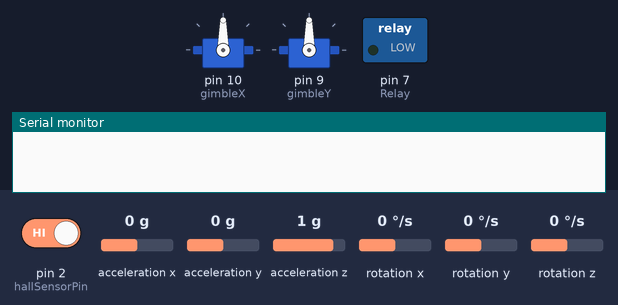
The sketch below on a simulated Arduino Uno, built with avr-gcc and run on an emulated ATmega328P. On the bench: 2 × servo, switched loads named in the sketch (green lamp = pin HIGH), the last lines printed to the serial monitor. Wiring (inferred from the names in the program): MPU-6050 motion sensor at I2C address 0x68. The inputs (shaded band) are chosen by the test bench; at power-on: rotation x 0 °/s, acceleration x 0 g, pin 2 (hallSensorPin) HIGH, acceleration y 0 g, acceleration z 1 g, rotation y 0 °/s, rotation z 0 °/s.

Above: at 1.6 s.
1.7 s: rotation x set to 8 °/s
At 4.49 s:
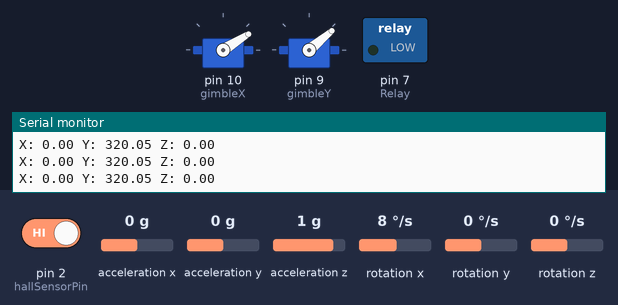
4.7 s: acceleration x set to -1.4 g
At 5.35 s:
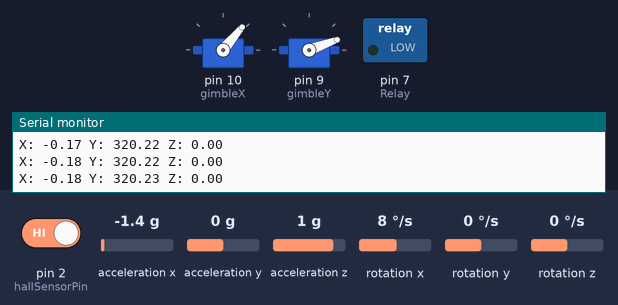
7.7 s: acceleration x set to 0 g
At 11.0 s:
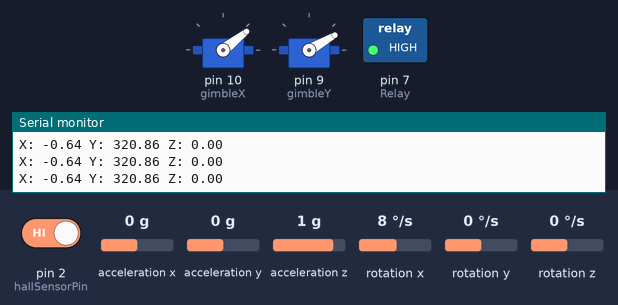
Timing chart, 0 to 31.5 s (numbered marks = the images above; inputs shaded):
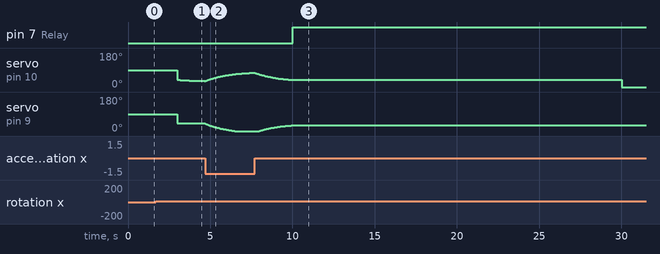

The sketch:

Stage_Detection_and_Gimble_copy.ino
```cpp
/* http://www.youtube.com/c/electronoobs/eng_arduino_tut76.php *
 * This is an example where we configure te data of the MPU6050
 * and read the Acceleration data and detect movement
 * Arduino pin    |   MPU6050
 * 5V             |   Vcc
 * GND            |   GND
 * A4             |   SDA
 * A5             |   SCL
 */
#include <Wire.h>
#include <Servo.h>
#include <SD.h>
#include <SPI.h>

Servo gimbleX;
Servo gimbleY;

///////////////////////////////////////////////////////////////////////////////////////////////////////////////////////////
float t = 0;
float oldt = 0;
float xt = 0;//target x
float yt = 0;//target y
float kp = 1; // THIS IS THE GAIN THAT WE TWEAK FOR THE PID
float ki = 0;
float kd = 1000;
float dt = 0;
float xp = 0;
float xi = 0;
float xd = 0;
float yp = 0;
float yi = 0;
float yd = 0;
float xp_old = 0;
float xi_old = 0;
float xd_old = 0;
float yp_old = 0;
float yi_old = 0;
float yd_old = 0;
float new_output_x = 40;
float new_output_y = 40;
float old_output_x = 40;
float old_output_y = 40;

int hallSensorPin = 2;
int magnetState = 0;
int Relay = 7;
boolean legState = false;
///////////////////////////////////////////////////////////////////////////////////////////////////////////////////////////

//SD Card
const int chipSelect = 7; //Initializes the chip select pin:
                          // (Simpler to define a variable than change all references)

//Gyro Variables
float elapsedTime, tme, timePrev;
int gyro_error=0;                         //We use this variable to only calculate once the gyro data error
float Gyr_rawX, Gyr_rawY, Gyr_rawZ;     //Here we store the raw data read
float Gyro_angle_x, Gyro_angle_y;         //Here we store the angle value obtained with Gyro data
float Gyro_raw_error_x, Gyro_raw_error_y; //Here we store the initial gyro data error

//Acc Variables
int acc_error=0;                         //We use this variable to only calculate once the Acc data error
float rad_to_deg = 180/3.141592654;      //This value is for pasing from radians to degrees values
float Acc_rawX, Acc_rawY, Acc_rawZ;    //Here we store the raw data read
float Acc_angle_x, Acc_angle_y;          //Here we store the angle value obtained with Acc data
float Acc_angle_error_x, Acc_angle_error_y; //Here we store the initial Acc data error
float Total_angle_x, Total_angle_y;
float prev_acc_x = 1000;

//state tracking booleans
bool liftoff = false;
bool drop = false;
bool dropAccel = false; //Accelerometer detects drop
bool dropMagnet = false; // Hall sensor detects drop
bool ignition = false;
//Variables relating to previous actions
float history[5]= {0.000,0.00,0.00,0.00,0.00};
int light_time = 3*1000;
int update_delay = 10;
int drop_time;
//Detection thresholds
float liftoff_threshold = 1.25;
float drop_threshold = 0.2;
//Time thing
int last_time;
//float pos[3] = {0.000,0.000,0.000};

float posx = 0.000;
float posy = 0.000;
float posz = 0.000;
float accx_old = 0.000;
float accy_old = 0.000;
float accz_old = 0.000;

//Record a history of 5 instances of past acceleration to the history
void set_history(float z){//replace first entry with current data after shifting all entries left
  float new_history[5];
  //The first entry of the history is set to the current acceleration value
  new_history[0] = z;
  //Set the last 4 entries of the new history to the first 4 of the old history
  for(int i=0; i<4;i++){
    new_history[i+1] = history[i];
  }
  //Set the history to the new history
  for(int i=0; i<5;i++){
    history[i] = new_history[i];
  }
}

void log_data(){
  //---SD Card Logging (LAST!)---
  String dataString = "";
  // This for loop probably needs to be changed, either needs to accomodate
  // the I2C bus, or just compile strings to print to SD.
  //CREATE THE DATA STRING
  dataString += "Liftoff: ";
  dataString += String(liftoff);
  dataString += " ,Drop: ";
  dataString += String(drop);
  dataString += " ,Ignition: ";
  dataString += String(ignition);

  // open the file
  File dataFile = SD.open("flightlog.txt", FILE_WRITE);

  // if the file is available, write to it:
  if (dataFile) {
    dataFile.println(String(millis()));
    dataFile.println(dataString);
    dataFile.close();
    // print to the serial port as well:
    Serial.println(dataString);
  }
  // error reporting:
  else {
    Serial.println("Error opening log file.");
  }
}

void setup() {
  gimbleX.attach(10);//Limit 0 to 80
  gimbleY.attach(9);

  pinMode(hallSensorPin, INPUT);
  pinMode(Relay, OUTPUT);

  Wire.begin();                           //begin the wire comunication
  Wire.beginTransmission(0x68);           //begin, Send the slave adress (in this case 68)
  Wire.write(0x6B);                       //make the reset (place a 0 into the 6B register)
  Wire.write(0x00);
  Wire.endTransmission(true);             //end the transmission
  //Gyro config
  Wire.beginTransmission(0x68);           //begin, Send the slave adress (in this case 68)
  Wire.write(0x1B);                       //We want to write to the GYRO_CONFIG register (1B hex)
  Wire.write(0x10);                       //Set the register bits as 00010000 (1000dps full scale)
  Wire.endTransmission(true);             //End the transmission with the gyro
  //Acc config
  Wire.beginTransmission(0x68);           //Start communication with the address found during search.
  Wire.write(0x1C);                       //We want to write to the ACCEL_CONFIG register
  Wire.write(0x10);                       //Set the register bits as 00010000 (+/- 8g full scale range)
  Wire.endTransmission(true);

  Serial.begin(9600);                     //Remember to set this same baud rate to the serial monitor
  tme = millis();                        //Start counting time in milliseconds

  //---SD Setup---

    /*if (!SD.begin(chipSelect)) {
      Serial.println("SD Card not found.");
      // don't do anything more:
      while (1);
      Serial.println("SD card initialized.");

    }
/*Here we calculate the acc data error before we start the loop
 * I make the mean of 200 values, that should be enough*/
  if(acc_error==0)
  {
    for(int a=0; a<200; a++)
    {
      Wire.beginTransmission(0x68);
      Wire.write(0x3B);                       //Ask for the 0x3B register- correspond to AcX
      Wire.endTransmission(false);
      Wire.requestFrom(0x68,6,true);

      Acc_rawX=(Wire.read()<<8|Wire.read())/4096.0 ; //each value needs two registres
      Acc_rawZ=-(Wire.read()<<8|Wire.read())/4096.0 ;
      Acc_rawY=(Wire.read()<<8|Wire.read())/4096.0 ;


      /*---X---*/
      Acc_angle_error_x = Acc_angle_error_x + ((atan((Acc_rawY)/sqrt(pow((Acc_rawX),2) + pow((Acc_rawZ),2)))*rad_to_deg));
      /*---Y---*/
      Acc_angle_error_y = Acc_angle_error_y + ((atan(-1*(Acc_rawX)/sqrt(pow((Acc_rawY),2) + pow((Acc_rawZ),2)))*rad_to_deg));

      if(a==199)
      {
        Acc_angle_error_x = Acc_angle_error_x/200;
        Acc_angle_error_y = Acc_angle_error_y/200;
        acc_error=1;
      }
    }
    last_time=millis();
  }//end of acc error calculation


/*Here we calculate the gyro data error before we start the loop
 * I make the mean of 200 values, that should be enough*/
  if(gyro_error==0)
  {
    for(int i=0; i<200; i++)
    {
      Wire.beginTransmission(0x68);            //begin, Send the slave adress (in this case 68)
      Wire.write(0x43);                        //First adress of the Gyro data
      Wire.endTransmission(false);
      Wire.requestFrom(0x68,6,true);           //We ask for just 4 registers

      Gyr_rawX=Wire.read()<<8|Wire.read();     //Once again we shif and sum
      Gyr_rawZ=-(Wire.read()<<8|Wire.read());
      Gyr_rawY=Wire.read()<<8|Wire.read();

      /*---X---*/
      Gyro_raw_error_x = Gyro_raw_error_x + (Gyr_rawX/32.8);
      /*---Y---*/
      Gyro_raw_error_y = Gyro_raw_error_y + (Gyr_rawY/32.8);
      if(i==199)
      {
        Gyro_raw_error_x = Gyro_raw_error_x/200;
        Gyro_raw_error_y = Gyro_raw_error_y/200;
        gyro_error=1;
      }
    }
  }//end of gyro error calculation
  oldt = micros();
}//end of setup void


void loop(){

   magnetState = digitalRead(hallSensorPin); // State of Hall Magnet Sensor

  timePrev = tme;                        // the previous time is stored before the actual time read
  tme = millis();                        // actual time read
  elapsedTime = (tme - timePrev) / 1000; //divide by 1000 in order to obtain seconds

  //////////////////////////////////////Gyro read/////////////////////////////////////

    Wire.beginTransmission(0x68);            //begin, Send the slave adress (in this case 68)
    Wire.write(0x43);                        //First adress of the Gyro data
    Wire.endTransmission(false);
    Wire.requestFrom(0x68,6,true);           //We ask for just 4 registers

    Gyr_rawX=Wire.read()<<8|Wire.read();     //Once again we shif and sum
    Gyr_rawZ=-(Wire.read()<<8|Wire.read());
    Gyr_rawY=Wire.read()<<8|Wire.read();
    /*Now in order to obtain the gyro data in degrees/seconds we have to divide first
    the raw value by 32.8 because that's the value that the datasheet gives us for a 1000dps range*/
    /*---X---*/
    Gyr_rawX = (Gyr_rawX/32.8) - Gyro_raw_error_x;
    /*---Y---*/
    Gyr_rawY = (Gyr_rawY/32.8) - Gyro_raw_error_y;

    /*Now we integrate the raw value in degrees per seconds in order to obtain the angle
    * If you multiply degrees/seconds by seconds you obtain degrees */
    /*---X---*/
    Gyro_angle_x = Gyr_rawX*elapsedTime;
    /*---X---*/
    Gyro_angle_y = Gyr_rawY*elapsedTime;


  //////////////////////////////////////Acc read/////////////////////////////////////

  Wire.beginTransmission(0x68);     //begin, Send the slave adress (in this case 68)
  Wire.write(0x3B);                 //Ask for the 0x3B register- correspond to AcX
  Wire.endTransmission(false);      //keep the transmission and next
  Wire.requestFrom(0x68,6,true);    //We ask for next 6 registers starting withj the 3B
  /*We have asked for the 0x3B register. The IMU will send a brust of register.
  * The amount of register to read is specify in the requestFrom function.
  * In this case we request 6 registers. Each value of acceleration is made out of
  * two 8bits registers, low values and high values. For that we request the 6 of them
  * and just make then sum of each pair. For that we shift to the left the high values
  * register (<<) and make an or (|) operation to add the low values.
  If we read the datasheet, for a range of+-8g, we have to divide the raw values by 4096*/
  Acc_rawX=(Wire.read()<<8|Wire.read())/4096.0 ; //each value needs two registres
  Acc_rawZ=-(Wire.read()<<8|Wire.read())/4096.0 ;
  Acc_rawY=(Wire.read()<<8|Wire.read())/4096.0 ;
 /*Now in order to obtain the Acc angles we use euler formula with acceleration values
 after that we substract the error value found before*/
 /*---X---*/
 Acc_angle_x = (atan((Acc_rawY)/sqrt(pow((Acc_rawX),2) + pow((Acc_rawZ),2)))*rad_to_deg) - Acc_angle_error_x;
 /*---Y---*/
 Acc_angle_y = (atan(-1*(Acc_rawX)/sqrt(pow((Acc_rawY),2) + pow((Acc_rawZ),2)))*rad_to_deg) - Acc_angle_error_y;


 //////////////////////////////////////Total angle and filter/////////////////////////////////////
 /*---X axis angle---*/
 Total_angle_x = 0.98 *(Total_angle_x + Gyro_angle_x) + 0.02*Acc_angle_x;
 /*---Y axis angle---*/
 Total_angle_y = 0.98 *(Total_angle_y + Gyro_angle_y) + 0.02*Acc_angle_y;

 /* //////////////////////////////////////Acc read/////////////////////////////////////

  Wire.beginTransmission(0x68);     //begin, Send the slave adress (in this case 68)
  Wire.write(0x3B);                 //Ask for the 0x3B register- correspond to AcX
  Wire.endTransmission(false);      //keep the transmission and next
  Wire.requestFrom(0x68,6,true);    //We ask for next 6 registers starting withj the 3B
  /*We have asked for the 0x3B register. The IMU will send a brust of register.
  * The amount of register to read is specify in the requestFrom function.
  * In this case we request 6 registers. Each value of acceleration is made out of
  * two 8bits registers, low values and high values. For that we request the 6 of them
  * and just make then sum of each pair. For that we shift to the left the high values
  * register (<<) and make an or (|) operation to add the low values.
  If we read the datasheet, for a range of+-8g, we have to divide the raw values by 4096*/
  /*Acc_rawX=(Wire.read()<<8|Wire.read())/4096.0 ; //each value needs two registres
  Acc_rawY=(Wire.read()<<8|Wire.read())/4096.0 ;
  Acc_rawZ=(Wire.read()<<8|Wire.read())/4096.0 ; */


  /*Serial.print("X: "); Serial.print(Acc_rawX);
  Serial.print(" Y: "); Serial.print(Acc_rawY);
  Serial.print(" Z: "); Serial.println(Acc_rawZ);*/
if(millis()-last_time >= update_delay){
    last_time = millis();
    float magAcc = sqrt(pow(Acc_rawX,2)+pow(Acc_rawY,2)+pow(Acc_rawZ,2));
    set_history(magAcc);
    float avg = 0.00;
    //Position System Code
    //posx += (Acc_rawX*9.81)*pow(0.05,2);
    //posy += (Acc_rawY*9.81)*pow(0.05,2);
    //posz += (Acc_rawZ*9.81)*pow(0.05,2);

    if(liftoff==false&&drop==false){//Liftoff detection state
      for(int i=0; i<5; i++){
        avg += history[i];
      }
      avg /= 5;
      //Serial.print("Avg: ");
      //Serial.println(avg);
    if(avg >= liftoff_threshold){
      liftoff=true;
      Serial.println("LIFTOFF!");
    }

    //Serial.println("Liftoff Detection State");
    }

  else if(liftoff==true&&drop==false){//Drop detection state
      for(int i=0; i<5; i++){
        avg += history[i];
      }
      avg /= 5;
      //Serial.print("Avg: ");
      //Serial.println(avg);

      //Serial.println("Drop Detection State");
      if(avg <= drop_threshold){
        dropAccel=true;
      }
    if (magnetState == LOW) {
        dropMagnet = true;
    }
    if (dropMagnet && dropAccel){
        drop = true;
        drop_time = millis();
        Serial.print("DROP!!");
    }
    if (millis() > (drop_time + 10000)){
       digitalWrite(Relay, HIGH); //Cut legs
       delay(10000);
       digitalWrite(Relay, LOW);
    }

  }
 }
if(/*liftoff==true&&drop==true*/true){//Dropping state
    if(ignition==true){//Motor firing state
      /*gimbleY.write((int(Total_angle_y)+90)/2);
      Serial.print("Gyro ValueY: ");
      Serial.print((int(Total_angle_y)+90)/2);

      gimbleX.write((int(Total_angle_x)+90)/2);
      Serial.print(" Gyro ValueX: ");
      Serial.println((int(Total_angle_x)+90)/2);*/
      ////////////////////////////////////////////////////////////////////////////////////////////////////////////////////////////////////
      t = micros(); // get current time
      dt = t - oldt;
      xp = xt - Total_angle_x;
      xd = (xp - xp_old)/dt;
      xi = xi + xp * dt;
      yp = yt - Total_angle_y;
      yd = (yp - yp_old)/dt;
      yi = yi + yp * dt;
      new_output_x = ((kp * xp) + (ki * xi) + (kd * xd))+40;
      new_output_y = ((kp * yp) + (ki * yi) + (kd * yd))+40;
      new_output_x = min(max(new_output_x, 0),80);
      new_output_y = min(max(new_output_y, 0),80);
      gimbleX.write(int(new_output_x));
      gimbleY.write(int(new_output_y));

      /*Serial.print("X: ");Serial.print(Total_angle_x);
      Serial.print(" Y: ");Serial.println(Total_angle_y);*/
      if(abs(Acc_rawX) > 0.2){
        posx += ((Acc_rawX+accx_old)/2)*pow((dt/100000),2);
      }
      if(abs(Acc_rawY) > 0.2){
        posy += ((Acc_rawY+accy_old)/2)*pow((dt/100000),2);
      }
      if(abs(Acc_rawZ) > 0.2){
        posz += ((Acc_rawZ+accz_old)/2)*pow((dt/100000),2);
      }

      Serial.print("X: ");Serial.print(posx);
      Serial.print(" Y: ");Serial.print(posy);
      Serial.print(" Z: ");Serial.println(posz);

      accx_old = Acc_rawX*9.81;
      accy_old = Acc_rawY*9.81;
      accz_old = Acc_rawZ*9.81;

      oldt = micros();
      xp_old = xp;
      yp_old = yp;
      xi_old = xi;
      yi_old = yi;
      xd_old = xd;
      yd_old = yd;
      old_output_x = new_output_x;
      old_output_y = new_output_y;
      //////////////////////////////////////////////////////////////////////////////////////////////////////////////////////////////////
    }else{//The engine has not yet been ignited
      if((millis()-drop_time)>=light_time){
        //Light the engine
        ignition = true;

    }
   }
 }
}
```

Measured:
- after the input at 4.7 s, servo on pin 9 (gimbleY): moves from 40° to 0° over 1.8 s, starting at once
- after the input at 7.7 s, servo on pin 9 (gimbleY): moves from 0° to 30° over 2.0 s, starting after 0.28 s
